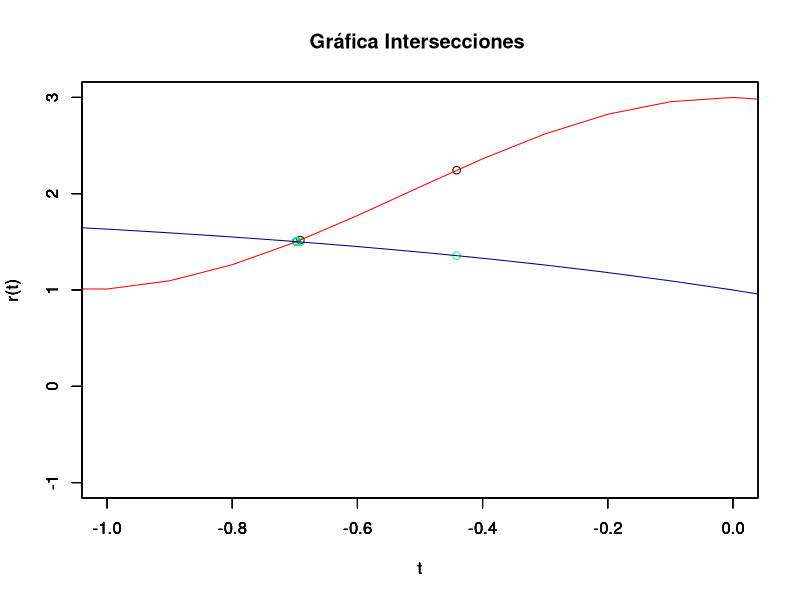

Source code (R):
rm(list=ls())
xa = seq(-4,0.5,0.1);
Primera <-function(t) (2+cos(3*t))
Segunda <-function(t) (2-(exp(1)^t))

fx <- function(x) (cos(3*x)+(exp(1)^x))
gx <- function(x) ((-3*sin(3*x))+(exp(1)^x))


newton <- function(a,b,error) {
  
  puntoMedio = (a+b)/2;
  iteraciones = 0
  y = 1
  
  repeat{
    cc = fx(puntoMedio)/gx(puntoMedio)
    x = puntoMedio - cc
    dx = abs(cc)
    puntoMedio = x
    iteraciones = iteraciones+1
    y[[iteraciones]] =  x
    if(dx <= error ) break;
  
  }
  
  horizontal = c(-1,0)
  vertical = c(-1,3)
  plot(y,Primera(y),type="p",horizontal,vertical,col="black",xlab="t",ylab="r(t)")
  par(new=TRUE)
  plot(y,Segunda(y),type="p",horizontal,vertical,col="springgreen",xlab="t",ylab="r(t)")
  par(new=TRUE)
  plot(xa,Primera(xa),type="l",horizontal,vertical, col="red",xlab="t",ylab="r(t)")
  par(new=TRUE)
  plot(xa,Segunda(xa),type="l",horizontal, vertical, col="darkblue",xlab="t",ylab="r(t)")
  title(main="Gráfica Intersecciones ")
  
  cat("Iteraciones = ", iteraciones, " t = ", x, "\n")
}

newton(-1,1,10e-8)

